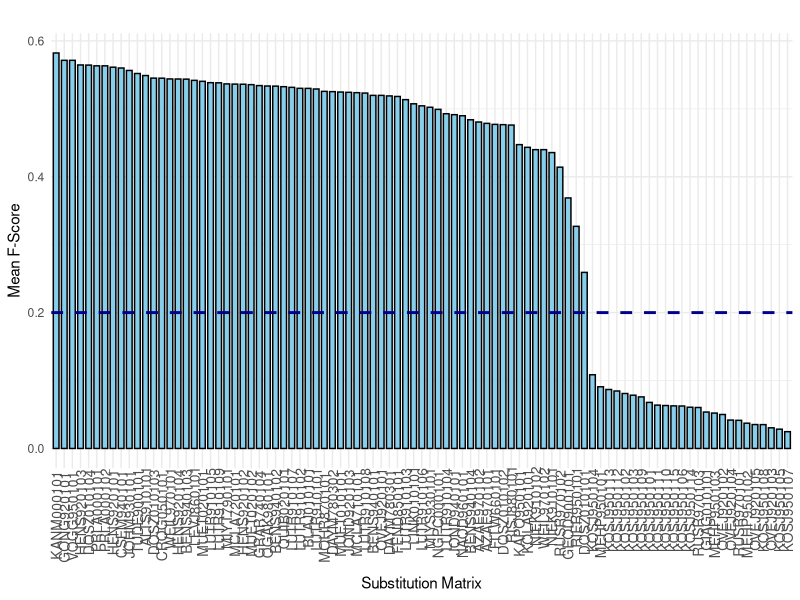

The R source for this figure:
library(ggplot2)

data <- read.csv("sub_matrix.csv")

data$Substitution.Matrix <- reorder(data$Substitution.Matrix, -data$F.score)

ggplot(data, aes(x = Substitution.Matrix, y = F.score, fill = Substitution.Matrix)) +
  geom_bar(stat = "identity", fill = "skyblue", color = "black", width = 0.7) +
  geom_hline(yintercept = 0.2, linetype = "dashed", color = "darkblue", size = 1) +
  labs(title = "", 
       x = "Substitution Matrix", 
       y = "Mean F-Score") +
  theme_minimal() +
  theme(legend.position = "none", axis.text.x = element_text(angle = 90, hjust = 1.5, vjust = 0.5, size = 10))
